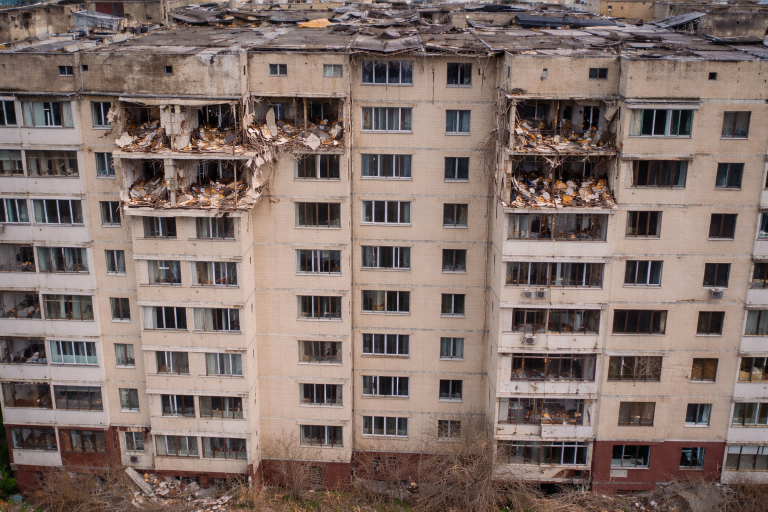
#> input picture Building damage.png, 1536 x 1024 px (shown at 1/2 size)
$ python -i model.py   (imports and definitions only)   (older library calls are emulated)
#> lines starting #> are read from the running program, lines starting #| are printed output that depends on the picture; after the words box and inside, x2 and y2 are one past the last pixel; in counts of white or black regions, pixels touching at a corner belong together
import cv2
import numpy as np
import os

def detect_damage(image_path):
#> called with image_path = 'Building damage.png'
    img = cv2.imread(image_path)
#> img is the input picture: shape (1024, 1536, 3); mean B, G, R 105.5, 111.7, 129
    img = cv2.resize(img, (900, 600))
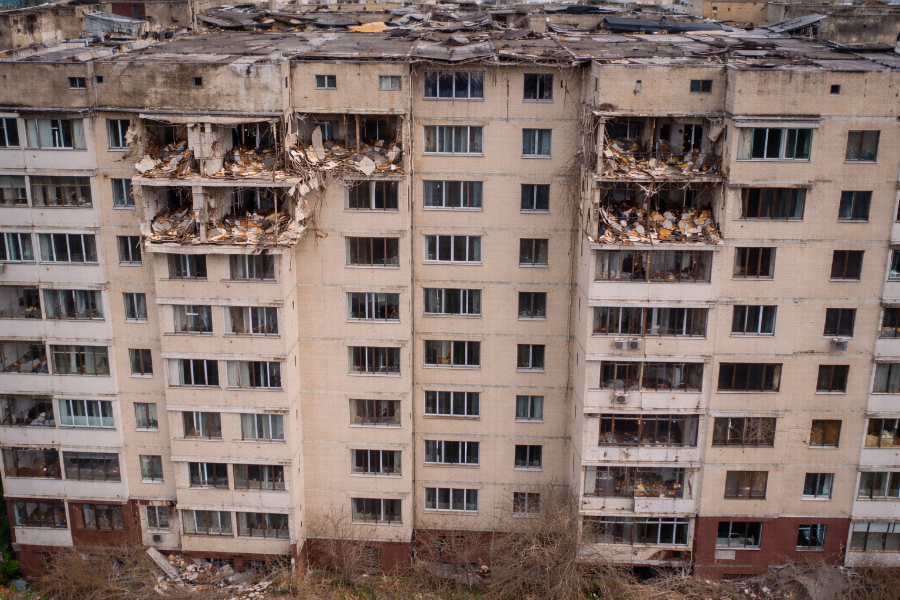
#> img: shape (600, 900, 3); mean B, G, R 105.4, 111.6, 128.9

    gray = cv2.cvtColor(img, cv2.COLOR_BGR2GRAY)
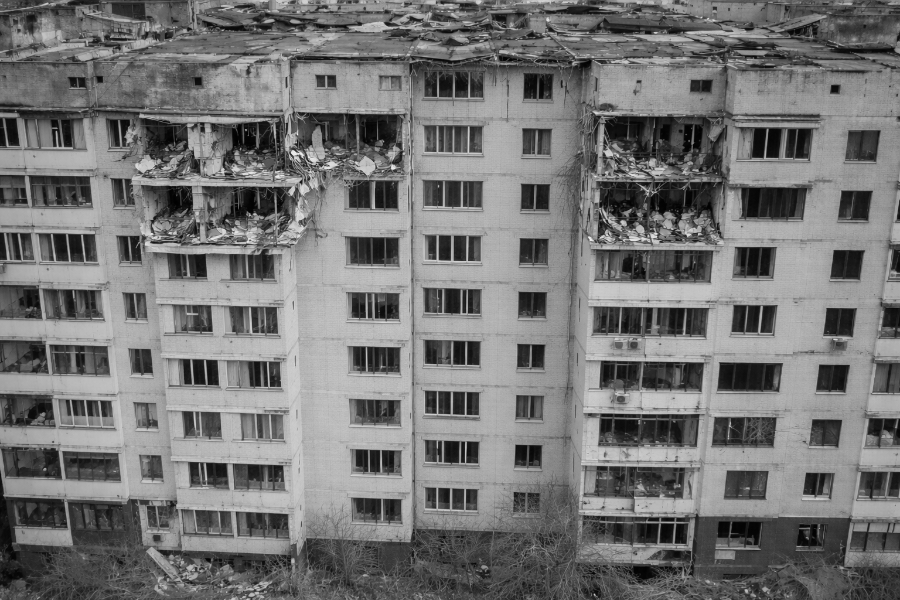
#> gray: shape (600, 900); min 0, max 241, mean 116.1

    # Detect irregular debris texture
    lap = cv2.Laplacian(gray, cv2.CV_64F)
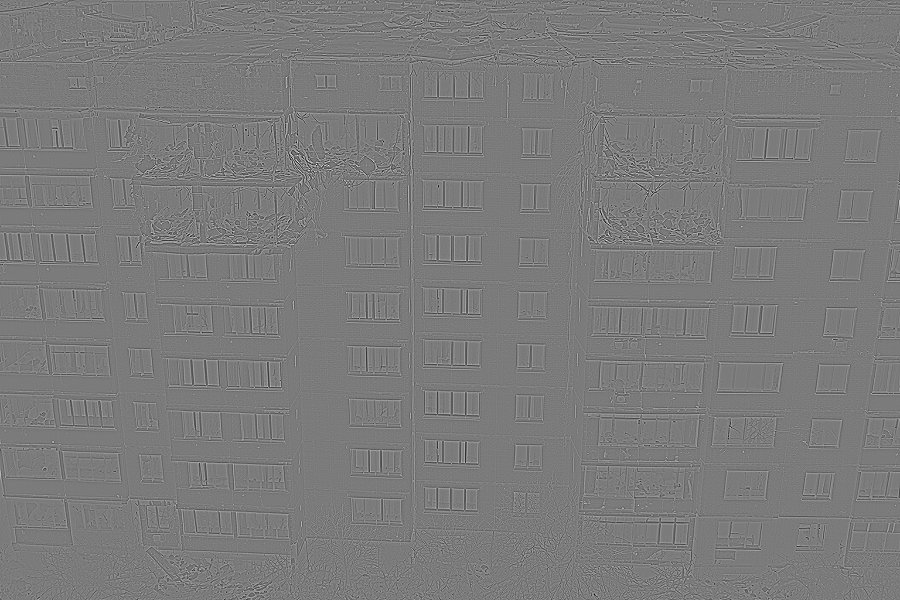
#> lap: shape (600, 900) float64; min -405, max 431, mean 0; drawn with min black and max white
    lap = np.uint8(np.absolute(lap))
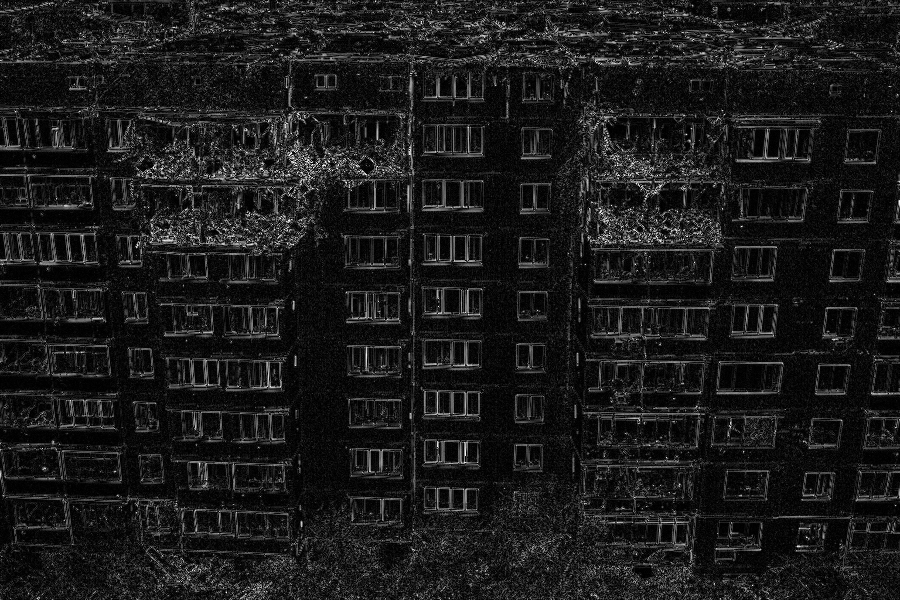
#> lap: shape (600, 900); min 0, max 255, mean 26.3

    _, thresh = cv2.threshold(lap, 35, 255, cv2.THRESH_BINARY)
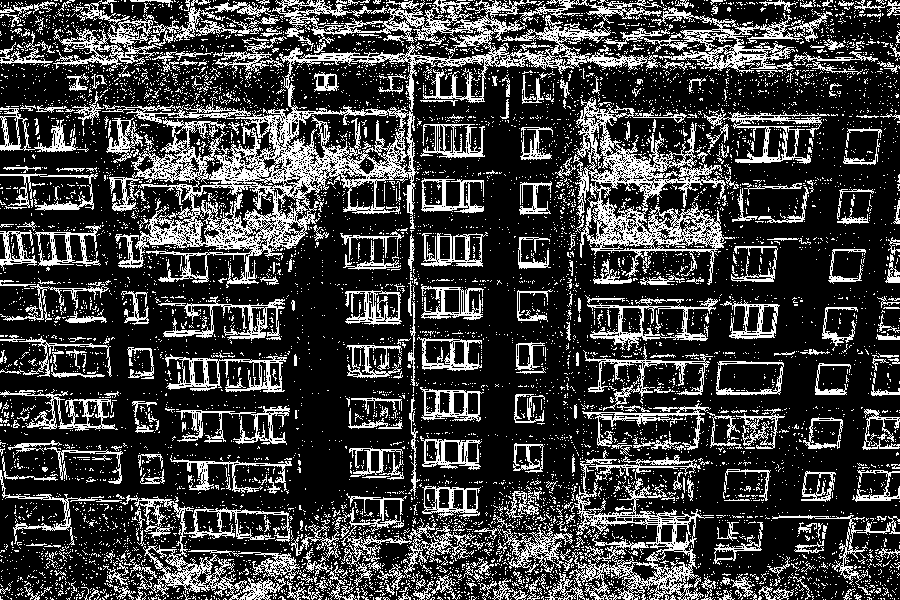
#> thresh: shape (600, 900); 24.6% white in thin lines or dots

    kernel = np.ones((5,5), np.uint8)
    thresh = cv2.morphologyEx(thresh, cv2.MORPH_CLOSE, kernel, iterations=2)
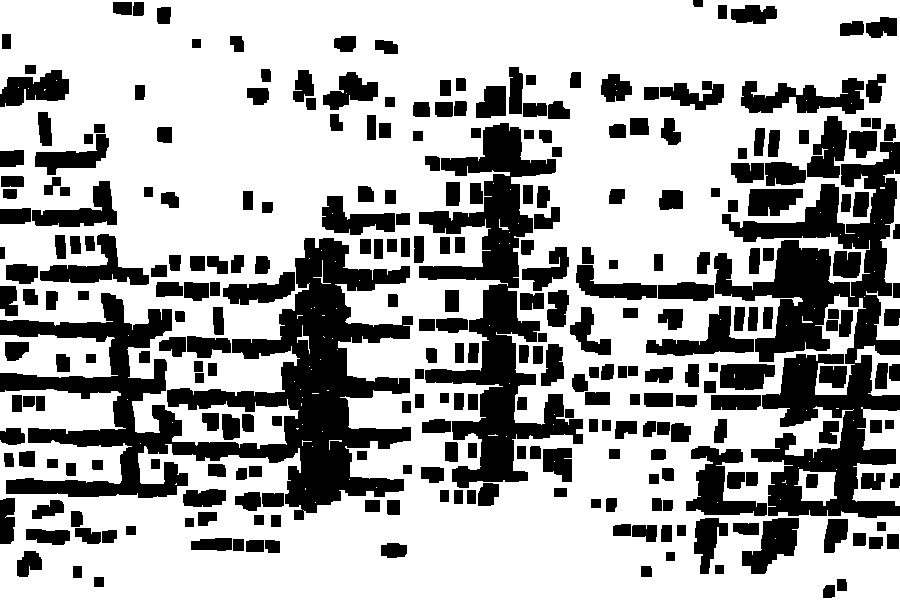
#> thresh: shape (600, 900); 66.9% white; 293 black regions

    contours, _ = cv2.findContours(thresh, cv2.RETR_EXTERNAL, cv2.CHAIN_APPROX_SIMPLE)
#> contours = 73 contours, 66 with area under 20; largest, box (x1, y1, x2, y2) and area: (0, 0, 900, 600) 451478, (0, 334, 118, 378) 4137, (852, 407, 900, 506) 2773, (866, 170, 900, 340) 1443, (855, 345, 900, 396) 1054, (794, 469, 837, 506) 953, (297, 325, 310, 354) 31

    img_h = img.shape[0]
#> img_h = 600
    floor_pixel = img_h // 10
#> floor_pixel = 60

    for cnt in contours:
        area = cv2.contourArea(cnt)

        # Ignore smooth wall areas
        if 3000 < area < 50000:
            x, y, w, h = cv2.boundingRect(cnt)

            floors = max(1, h // floor_pixel)

            cv2.rectangle(img, (x,y), (x+w,y+h), (0,0,255), 3)
            cv2.putText(img, f"Damage ~ {floors} floors",
                        (x, y-10),
                        cv2.FONT_HERSHEY_SIMPLEX,
                        0.7, (0,0,255), 2)
#> this loop made 73 passes
#> (area, x, y, w, h, floors) on pass 42: (4137, 0, 334, 118, 44, 1)
#> area on passes 10, 25, 38, 44: 953, 2773, 1053.5, 31
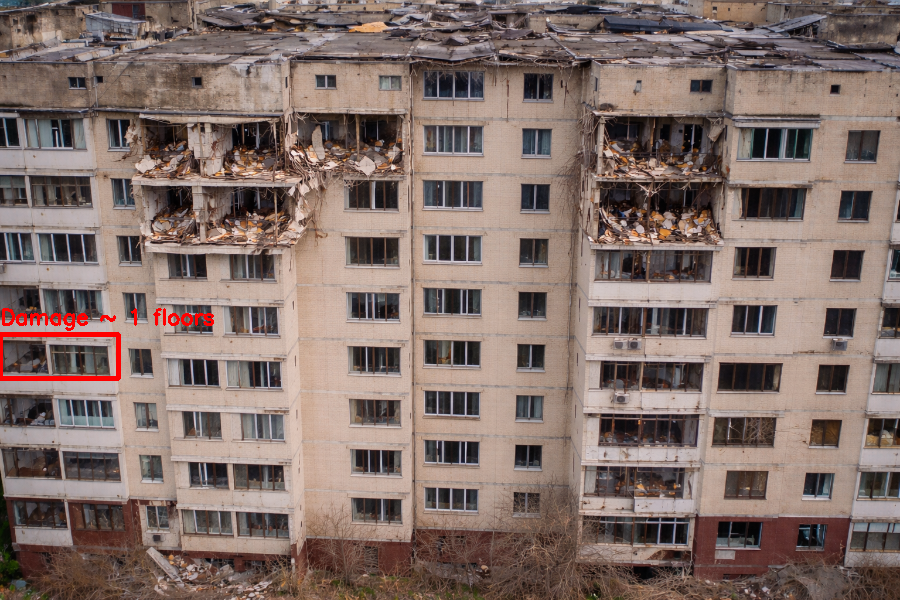
#> img: shape (600, 900, 3); 0.51% of pixels changed, all inside (x1, y1, x2, y2) = (0, 308, 214, 381)

    os.makedirs('static', exist_ok=True)
    output_path = 'static/output.jpg'
    cv2.imwrite(output_path, img)

    return output_path

>>> result = detect_damage('Building damage.png')
